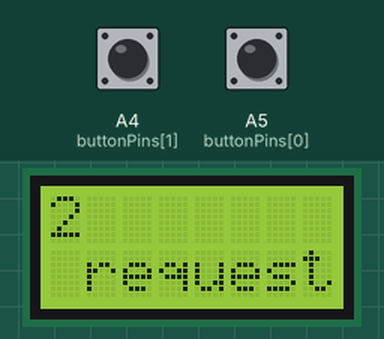
A sketch run on a simulated Arduino Uno, built with avr-gcc and run on an emulated ATmega328P. Parts: 8×2 character LCD. The test bench sets the inputs (shaded band); at power-on: A4 (buttonPins[1]) HIGH, A5 (buttonPins[0]) HIGH.

Above: at 1.2 s.
1.3 s: A4 (buttonPins[1]) pulled LOW for 3.2 s
At 2.4 s:
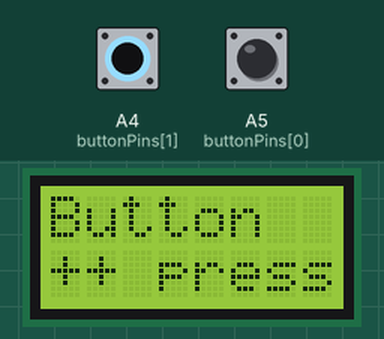
6.3 s: A5 (buttonPins[0]) pulled LOW for 0.5 s
At 7.4 s:
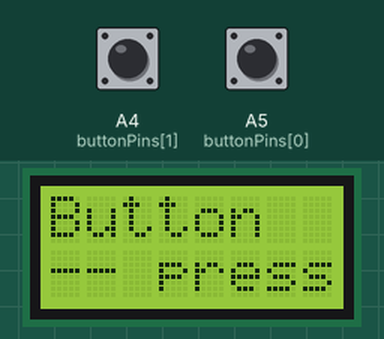
9.2 s: A4 (buttonPins[1]) pulled LOW for 0.5 s
At 11.2 s:
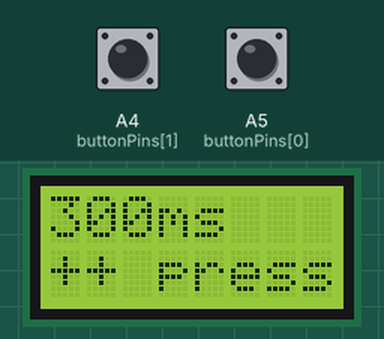
12.7 s: A5 (buttonPins[0]) pulled LOW for 1 s
At 14.4 s:
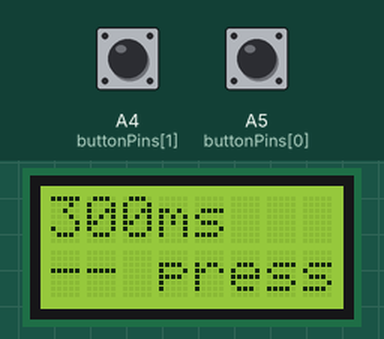

The sketch:

button_and_buzzer_test.ino
```cpp
#include <LiquidCrystal.h>

#define lcdLen 8
#define BUZZER 2
boolean buttonUpLevel = HIGH;
boolean buttonIsUp  = false;
boolean ledEnabled  = false;

#define BUTTON_COUNT 2
int buttonPins[BUTTON_COUNT] = {A5, A4};
String buttonLcdMsg[BUTTON_COUNT] = {"--", "++"};


int printPause = 300, requestCount = 50;

// serial device LCD pin
const int rs = 11, en = 10, d4 = 9, d5 = 8, d6 = 7, d7 = 6;
// laboratiory device LCD pin
// const int rs = 6, en = 7, d4 = 8, d5 = 9, d6 = 10, d7 = 11;
LiquidCrystal lcd(rs, en, d4, d5, d6, d7);

void setup() {
//  pinMode(BUZZER, OUTPUT);
  pinMode(buttonPins[0], INPUT_PULLUP);
  pinMode(buttonPins[1], INPUT_PULLUP);
  lcd.begin(lcdLen, 2);
}

int buttonN;

void loop() {
  lcd.setCursor(0,0);
  lcd.print(printPause);
  lcd.print("ms ");
  delay(printPause);
  lcd.setCursor(0,0); // 0-я позиция 1-й строчки
  //lcd.print("___ButtonRequest");
  delay(printPause);

  int button;
    for(int i = 0; i < 100 ; button = i % BUTTON_COUNT){
      lcd.clear();
      lcd.print(i);
      lcd.setCursor(0,1);
      lcd.print(" request");
      delay(200);

      if (digitalRead(buttonPins[button])==!buttonUpLevel) {

        //Serial.println("Button pressed: ");
        //Serial.print(buttonLcdMsg[button]);

        lcd.setCursor(0,0);
        //lcd.print(analogRead(buttonPins[button]));
        lcd.print("Button ");

        lcd.setCursor(0,1);
        lcd.print(buttonLcdMsg[button]);
        lcd.print(" pressed");

//        temp_reg = temp_reg + buttonChValue[button];
        digitalWrite(BUZZER, HIGH);
        delay(4*printPause);
        digitalWrite(BUZZER, LOW);
        break;
      }
      i++;
   }
}
```

Measured:
- after the input at 1.3 s, the display: changes after 0.18 s (image 1)
- after the input at 6.3 s, the display: first differs from a run without the input after 0.21 s (image 2)
- after the input at 9.2 s, the display: first differs from a run without the input after 0.34 s (image 3 shows a later state)
- after the input at 12.7 s, the display: first changes after 0.07 s (image 4 shows a later state)
- what the display in image 1 shows lasts 1.2 s, from 1.5 s to 2.7 s
- what the display in image 3 shows lasts 0.6 s, from 10.7 s to 11.3 s
